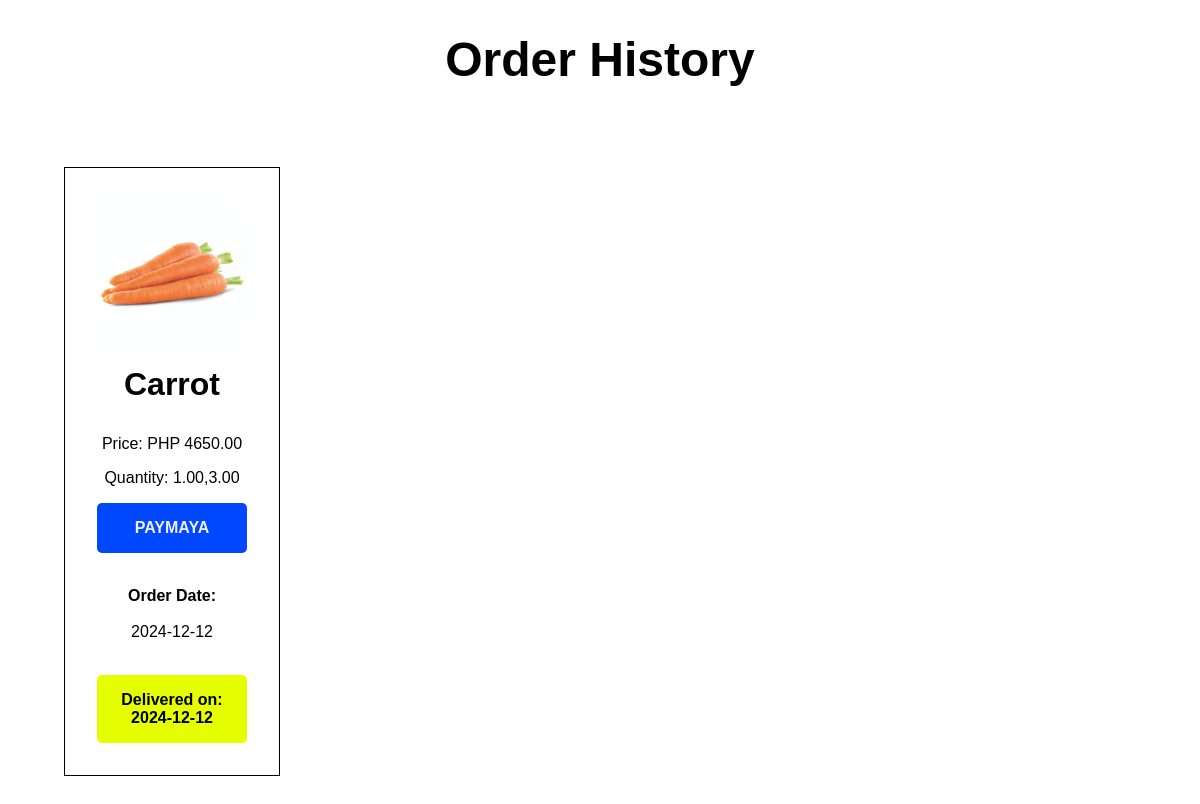
/pages/transactions.php (signed in), run on the app's committed database.
### tables this page shows
CREATE TABLE `product` (
  `productId` varchar(150) NOT NULL,
  `pname` varchar(150) NOT NULL,
  `price` decimal(10,2) NOT NULL,
  `unit` varchar(150) NOT NULL,
  `qty` decimal(10,0) NOT NULL,
  `description` varchar(255) NOT NULL,
  `category` varchar(150) NOT NULL,
  `image` varchar(255) NOT NULL,
  `created_at` date DEFAULT NULL,
  `updated_at` date DEFAULT NULL
);

CREATE TABLE `orders` (
  `orderId` varchar(150) NOT NULL,
  `username` varchar(150) NOT NULL,
  `email` varchar(150) NOT NULL,
  `name` varchar(150) NOT NULL,
  `productId` varchar(255) NOT NULL,
  `qty` varchar(150) NOT NULL,
  `total_price` decimal(10,2) NOT NULL,
  `address` varchar(255) NOT NULL,
  `payment_method` varchar(150) NOT NULL,
  `transaction_number` varchar(255) NOT NULL,
  `order_at` date DEFAULT NULL,
  `fulfilled_at` date DEFAULT NULL,
  `delivery_date` date DEFAULT NULL
);

### pages/transactions.php (the view, shortened to what this page needs)
<?php
include_once '../server/connections.php';
?>
<!DOCTYPE html>
<html lang="en">
<head>
    <link rel="stylesheet" href="../css/styles.css">
</head>
<body id="transaction">
    <h1>Order History</h1>
    <div class="renzo-transaction-container">
        <?php
        $username = $_SESSION['username'];
        $transactions = "SELECT * FROM orders WHERE username = '$username'";
        $history = mysqli_query($connection, $transactions);
        while ($orders = mysqli_fetch_assoc($history)) {
            $products = explode(',', $orders['productId']);
            $quotedProducts = array_map(function ($id) {
                return "'" . trim($id) . "'";
            }, $products);
            $productsList = implode(',', $quotedProducts);
            $fetchProducts = "SELECT * FROM product WHERE productId IN ($productsList)";
            $productResult = mysqli_query($connection, $fetchProducts);
            while ($product = mysqli_fetch_assoc($productResult)) {
                ?>
                <div class="renzo-transaction-info">
                    <img src="../assets/products/<?= $product['image'] ?>" alt="">
                    <div class="renzo-transaction-details">
                        <h2 class="renzo-margin-bottom"><?= $product['pname'] ?></h2>
                        <p class="renzo-margin-bottom">Price: PHP <?= $orders['total_price'] ?></p>
                        <p class="renzo-margin-bottom">Quantity: <?= $orders['qty'] ?></p>
                        <p class="renzo-uppercase renzo-payment renzo-margin-bottom"><?= $orders['payment_method'] ?></p> <br/>
                        <p class="renzo-margin-bottom"> <strong> Order Date: </strong><br/><br/><?= $orders['order_at'] ?></p> <br/>
                        <?php
                        if ($orders['fulfilled_at'] == null || $orders['delivery_date'] == null) {
                            ?>
                                <p style="background-color: green; width: 100%; height: 40px; text-align: center; color: white; border-radius: 5px; display: flex; align-items: center; justify-content: center;">Pending</p>
                            <?php
                        } elseif ($orders['delivery_date'] > date('Y-m-d')) {
                            echo '<p class="renzo-fulfilled">To be delivered on: ' . $orders['delivery_date'] . '</p>';
                        } elseif ($orders['delivery_date'] <= date('Y-m-d')) {
                            echo '<p class="renzo-fulfilled">Delivered on: ' . $orders['delivery_date'] . '</p>';
                        }
                        ?>
                    </div>
                </div>
                <?php
            }
        }
        ?>
    </div>
</body>
</html>

### css/styles.css (style rules this page uses)
* { margin: 0; padding: 0; box-sizing: border-box; }
h1 { font-size: 3em; }
h2 { font-size: 2em; }
p { font-size: 1em; }
body { font-family: Verdana, Geneva, Tahoma, sans-serif; }
#transaction { padding: 2em 2em; text-align: center; }
#transaction h1 { margin-bottom: 1em; }
.renzo-transaction-container { display: grid; grid-template-columns: repeat(5, 1fr); gap: 2em; justify-items: center; padding: 2em; }
.renzo-transaction-info { display: flex; flex-direction: column; align-items: center; border: 1px solid #000; padding: 2em; width: 100%; max-width: 300px; }
.renzo-transaction-info img { width: 150px; height: 150px; object-fit: cover; margin-bottom: 1em; }
.renzo-uppercase { text-transform: uppercase; }
.renzo-margin-bottom { margin-bottom: 1em; }
.renzo-uppercase { text-transform: uppercase; font-weight: 600; }
.renzo-payment { background-color: #0048ff; color: #eee; padding: 1em; border-radius: 5px; }
.renzo-fulfilled { background-color: #e5ff00; padding: 1em; border-radius: 5px; font-weight: 600; text-align: center; }

### data on the page
orders: total_price "4650.00", qty "1.00,3.00", payment_method "PAYMAYA", order_at "2024-12-12", delivery_date "2024-12-12"
product: image (picture), pname "Carrot"
